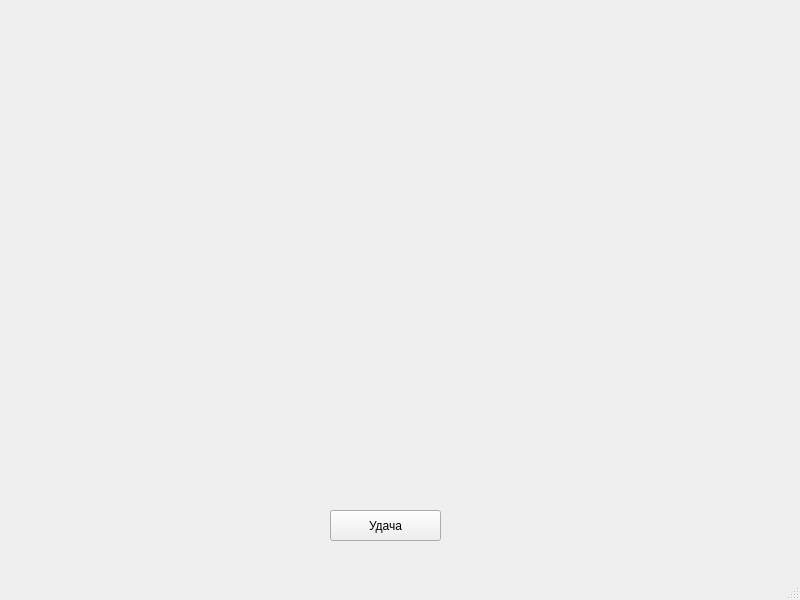
<?xml version="1.0" encoding="UTF-8"?>
<ui version="4.0">
 <class>MainWindow</class>
 <widget class="QMainWindow" name="MainWindow">
  <property name="geometry">
   <rect>
    <x>0</x>
    <y>0</y>
    <width>800</width>
    <height>600</height>
   </rect>
  </property>
  <property name="windowTitle">
   <string>MainWindow</string>
  </property>
  <widget class="QWidget" name="centralwidget">
   <widget class="QPushButton" name="pushButton">
    <property name="geometry">
     <rect>
      <x>330</x>
      <y>510</y>
      <width>111</width>
      <height>31</height>
     </rect>
    </property>
    <property name="text">
     <string>Удача</string>
    </property>
   </widget>
  </widget>
  <widget class="QMenuBar" name="menubar">
   <property name="geometry">
    <rect>
     <x>0</x>
     <y>0</y>
     <width>800</width>
     <height>21</height>
    </rect>
   </property>
  </widget>
  <widget class="QStatusBar" name="statusbar"/>
 </widget>
 <resources/>
 <connections/>
</ui>
